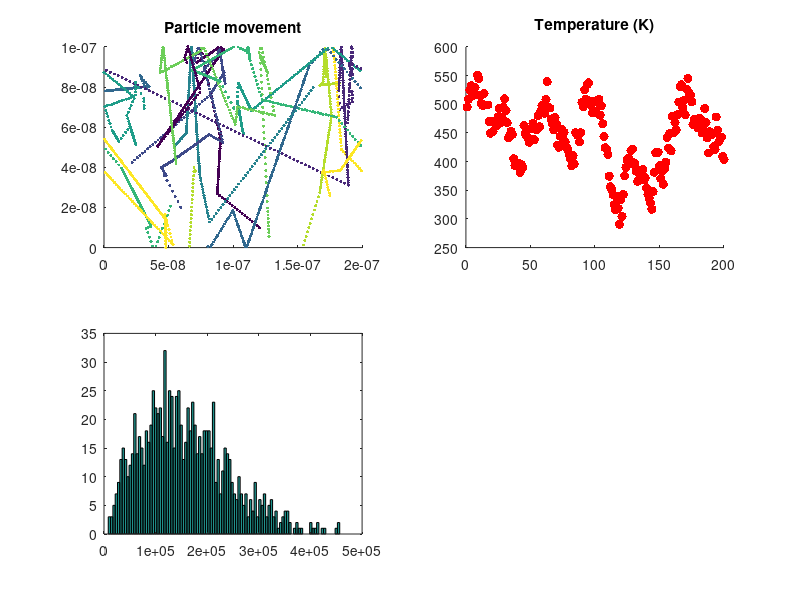

Reproduce this figure in MATLAB.
%%Question 2

mo = 9.1e-31; %mass in kg
mn = 0.26*mo; %mass of electrons


regionW = [0 200e-9]; %width of region
regionL = [0 100e-9]; %Length of region

T = 300; %in Kelvin
kB = 1.28e-23; %in J/K
vthrms = sqrt((kB*T)/mn); %thermal velocity rms

tmn = 0.2e-12; %mean time between collisions
tstep = 0.01e-12;
mfp = vthrms * tmn; %mean free path
%n = 1 + zero(1,1000); %number of molecules
%mbd = (2/sqrt(pi)) .* n .* ((1/(k*T)^(3/2));

%creating electrons
x = regionW(1,2).*rand(1,1000); %position
y = regionL(1,2).*rand(1,1000); 
%ceating velocity
vx = randn(1,1000) .* vthrms;
vy = randn(1,1000) .* vthrms;
vf = sqrt(vy.^2 + vx.^2);

figure('name','Part2')

subplot(2,2,3)
hist(vf,100)

%Scattering
pScat = 1 - exp(1)^(-(tstep/tmn)) + zeros(size(vf));

for n = 1:200    
    x = x + vx.*tstep;
    y = y + vy.*tstep;
    
    %when particle hit bottom or top
    vy(y <= 0) = -vy(y<=0);
    vy(y>=100e-9) = -vy(y>=100e-9);
    %when particle hit sides
    x(x<=0) = x(x<=0)+200e-9;
    x(x>=200e-9) = x(x>=200e-9)-200e-9;
   
    prob = rand(size(vf)) ;
    vy(pScat > prob) = randn .* vthrms;
    vx(pScat > prob) = randn .* vthrms;
    vf = sqrt(vy.^2 + vx.^2);
    %creating plot area
    subplot(2,2,1)
    
    %particles to be graphed
    showx = x(1:10);
    showy = y(1:10);
    
    %plot of particles
    colours = linspace(1,10,length(showx));
    scatter(showx,showy,50,colours,'.')
    xlim(regionW)
    ylim(regionL)
    title('Particle movement')
    pause(0.001)
    hold on
    
    
    %plot of tempture
    subplot(2,2,2)
    temp = (mn/kB)*mean(vf)^2;
    scatter(n,temp,400,'r','.')
    title('Temperature (K)')
    hold on
    
    %mtmn = 
    
end

    
